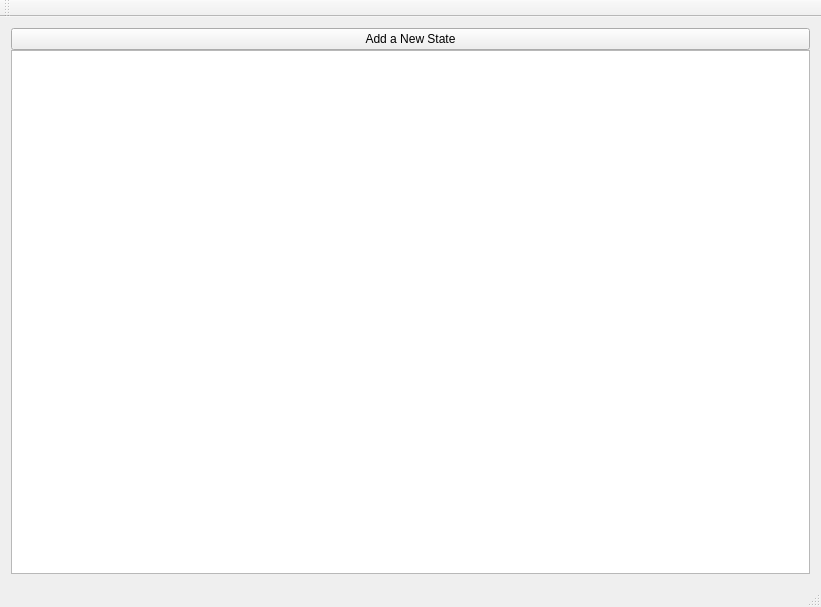
<?xml version="1.0" encoding="UTF-8"?>
<ui version="4.0">
 <class>MainWindow</class>
 <widget class="QMainWindow" name="MainWindow">
  <property name="geometry">
   <rect>
    <x>0</x>
    <y>0</y>
    <width>821</width>
    <height>607</height>
   </rect>
  </property>
  <property name="sizePolicy">
   <sizepolicy hsizetype="Preferred" vsizetype="Preferred">
    <horstretch>0</horstretch>
    <verstretch>0</verstretch>
   </sizepolicy>
  </property>
  <property name="windowTitle">
   <string>MainWindow</string>
  </property>
  <widget class="QWidget" name="centralWidget">
   <layout class="QGridLayout" name="gridLayout">
    <item row="0" column="0">
     <layout class="QVBoxLayout" name="listFrame" stretch="1,0">
      <property name="spacing">
       <number>0</number>
      </property>
      <property name="sizeConstraint">
       <enum>QLayout::SetDefaultConstraint</enum>
      </property>
      <property name="rightMargin">
       <number>0</number>
      </property>
      <item>
       <widget class="QPushButton" name="addStateButton">
        <property name="sizePolicy">
         <sizepolicy hsizetype="Preferred" vsizetype="Fixed">
          <horstretch>0</horstretch>
          <verstretch>0</verstretch>
         </sizepolicy>
        </property>
        <property name="text">
         <string>Add a New State</string>
        </property>
       </widget>
      </item>
      <item>
       <widget class="QListWidget" name="mainList">
        <property name="sizePolicy">
         <sizepolicy hsizetype="Preferred" vsizetype="Preferred">
          <horstretch>0</horstretch>
          <verstretch>0</verstretch>
         </sizepolicy>
        </property>
       </widget>
      </item>
     </layout>
    </item>
    <item row="0" column="1">
     <layout class="QVBoxLayout" name="dragFrame" stretch="">
      <property name="sizeConstraint">
       <enum>QLayout::SetDefaultConstraint</enum>
      </property>
      <property name="leftMargin">
       <number>0</number>
      </property>
      <property name="rightMargin">
       <number>0</number>
      </property>
     </layout>
    </item>
   </layout>
  </widget>
  <widget class="QMenuBar" name="menuBar">
   <property name="geometry">
    <rect>
     <x>0</x>
     <y>0</y>
     <width>821</width>
     <height>20</height>
    </rect>
   </property>
  </widget>
  <widget class="QToolBar" name="mainToolBar">
   <attribute name="toolBarArea">
    <enum>TopToolBarArea</enum>
   </attribute>
   <attribute name="toolBarBreak">
    <bool>false</bool>
   </attribute>
  </widget>
  <widget class="QStatusBar" name="statusBar"/>
 </widget>
 <layoutdefault spacing="6" margin="11"/>
 <resources/>
 <connections/>
</ui>
